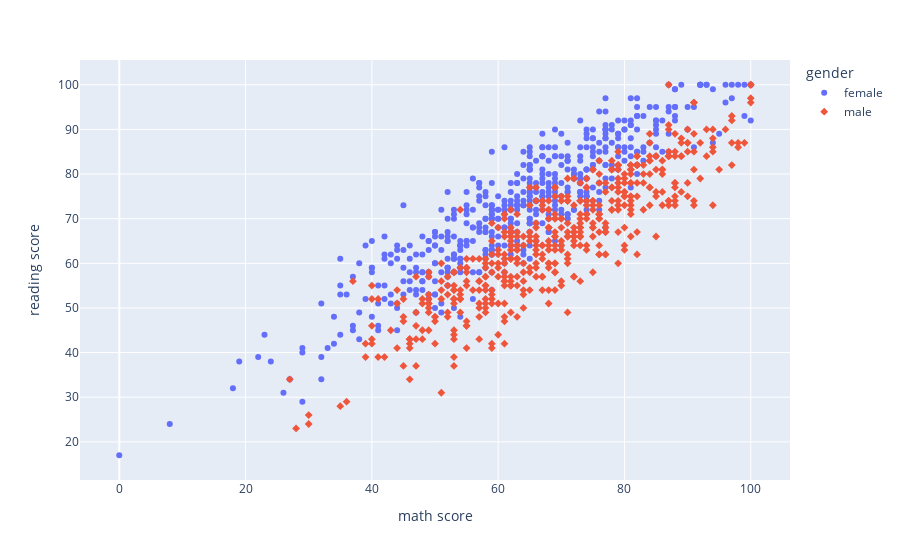

The cell this chart's notebook holds for it:
### Markdown cell above
From the above we can see that Female secure more marks than Male

### Code cell
fig = px.scatter(df, x="math score", y="reading score",symbol='gender',color='gender')
fig.show()

### Figure 1 — Plotly figure (JSON) as saved in the notebook; plotly's stock layout.template omitted (floating-point values rounded to 4 significant figures; data arrays with more than 128 entries replaced by an {"elided": "..."} marker saying what was removed)
{"data": [{"hovertemplate": "gender=female<br>math score=%{x}<br>reading score=%{y}<extra></extra>", "legendgroup": "female", "marker": {"color": "#636efa", "symbol": "circle"}, "mode": "markers", "name": "female", "orientation": "v", "showlegend": true, "type": "scatter", "x": {"elided": "518 int values"}, "xaxis": "x", "y": {"elided": "518 int values"}, "yaxis": "y"}, {"hovertemplate": "gender=male<br>math score=%{x}<br>reading score=%{y}<extra></extra>", "legendgroup": "male", "marker": {"color": "#EF553B", "symbol": "diamond"}, "mode": "markers", "name": "male", "orientation": "v", "showlegend": true, "type": "scatter", "x": {"elided": "482 int values"}, "xaxis": "x", "y": {"elided": "482 int values"}, "yaxis": "y"}], "layout": {"legend": {"title": {"text": "gender"}, "tracegroupgap": 0}, "margin": {"t": 60}, "xaxis": {"anchor": "y", "domain": [0, 1], "title": {"text": "math score"}}, "yaxis": {"anchor": "x", "domain": [0, 1], "title": {"text": "reading score"}}}}
